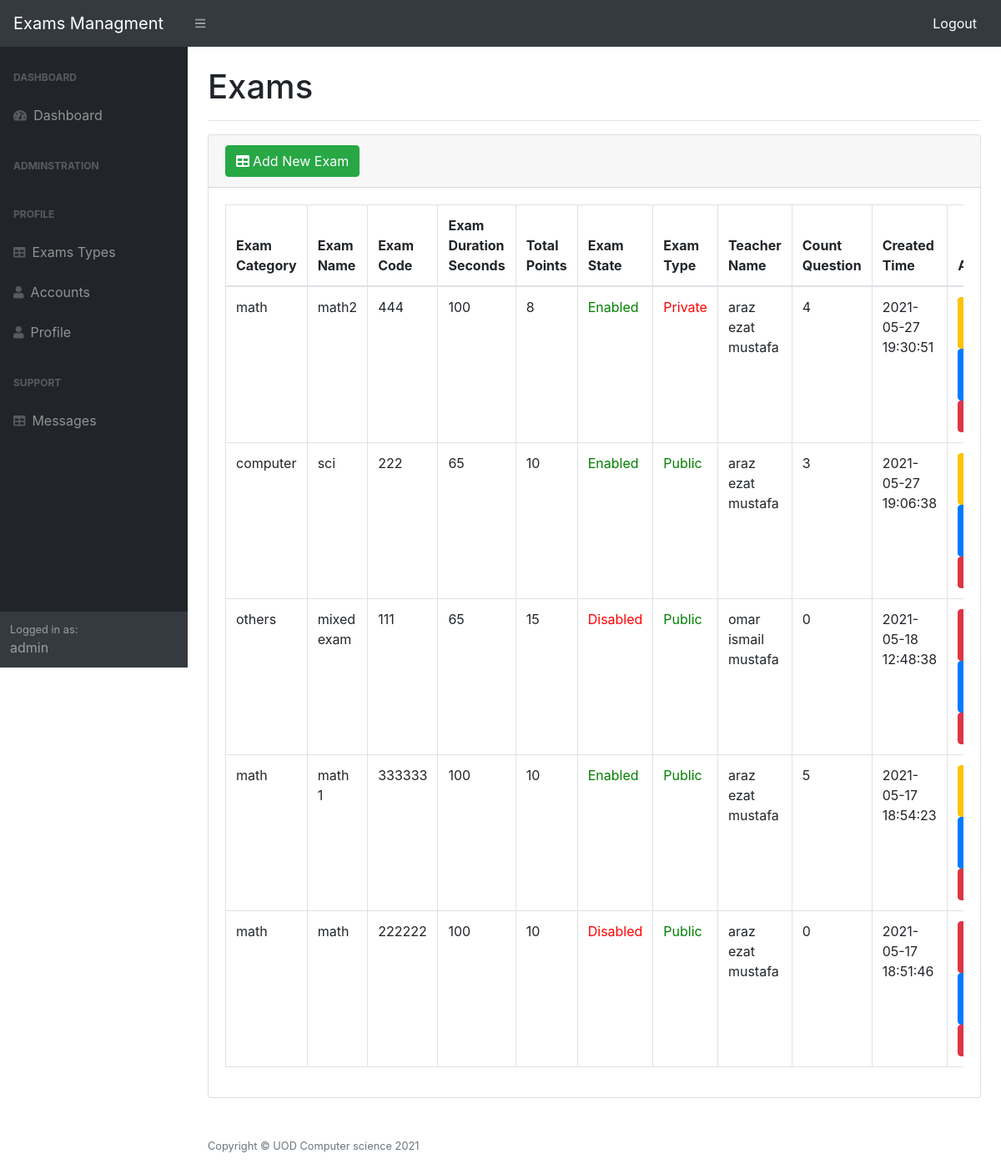
/admin/exams.php (signed in), run on the app's committed database.
### tables this page shows
CREATE TABLE `exams` (
  `ide` int(255) NOT NULL,
  `examName` text NOT NULL,
  `examCode` varchar(50) NOT NULL,
  `exam_duration` int(11) NOT NULL,
  `isEnable` int(11) NOT NULL,
  `isPublic` int(11) NOT NULL,
  `isRand` int(11) NOT NULL,
  `totalPoints` int(11) NOT NULL,
  `accountId` int(255) NOT NULL,
  `class_id` int(11) NOT NULL,
  `exam_created_time` timestamp NOT NULL DEFAULT current_timestamp()
);

CREATE TABLE `class` (
  `class_id` int(11) NOT NULL,
  `class_name` varchar(255) NOT NULL
);

CREATE TABLE `accounts` (
  `id` int(255) NOT NULL,
  `name` varchar(30) NOT NULL,
  `fullName` varchar(100) NOT NULL,
  `email` varchar(50) NOT NULL,
  `password` varchar(150) NOT NULL,
  `gender` varchar(20) NOT NULL,
  `age` int(11) NOT NULL,
  `role` varchar(10) NOT NULL,
  `created_time` timestamp NOT NULL DEFAULT current_timestamp() ON UPDATE current_timestamp()
);

### admin/exams.php (the view, shortened to what this page needs)
<?php
require_once 'header.php';
?>
            <div id="layoutSidenav_content">
                <main>
                    <div class="container-fluid">
                        <h1 class="mt-4">Exams</h1>
                        <hr>
                        <div class="card mb-4">
                            <div class="card-header">
                               <button class="btn btn-success" data-toggle="modal" data-target="#exampleModal" data-whatever="@mdo">  <i class="fas fa-table mr-1"></i>Add New Exam </button>
                            </div>
                            <div class="card-body">
                                <div class="table-responsive">
                                    <table class="table table-bordered" width="100%" cellspacing="0">
                                        <thead>
                                            <tr>
                                                <th>Exam Category</th>
                                                <th>Exam Name</th>
                                                <th>Exam Code</th>
                                                <th>Exam Duration Seconds</th>
                                                <th>Total Points</th>
                                                <th>Exam State</th>
                                                <th>Exam Type</th>
                                                <th>Teacher Name</th>
                                                <th>Count Question</th>
                                                <th>Created Time</th>
                                                <th>Actions</th>
                                            </tr>
                                        </thead>
                                        <tbody>
                                             <?php
                                                 $query = "SELECT class.*,exams.*,accounts.*,(SELECT count(*) from questions where exams.ide = examId) as countquestion
                                                  FROM `exams`,`accounts`,`class`
                                                 where exams.accountId = accounts.id and exams.class_id = class.class_id order by exams.ide DESC";
                                                 $run = mysqli_query($con,$query) or die('mysql error');
                                                 while ($user = mysqli_fetch_assoc($run)) {
                                                    echo '
                                                    <tr>
                                                      <td>'.$user['class_name'].'</td>
                                                      <td>'.$user['examName'].'</td>
                                                       <td>'.$user['examCode'].'</td>
                                                       <td>'.$user['exam_duration'].'</td>';
                                                      echo '<td>'.$user['totalPoints'].'</td>';
                                                        if($user['isEnable'] == 1){
                                                            echo '<td style="color:green">Enabled</td>';
                                                        }else{
                                                            echo '<td style="color:red">Disabled</td>';
                                                        }
                                                      if($user['isPublic'] == 1){
                                                          echo '<td style="color:green">Public</td>';
                                                      }else{
                                                          echo '<td style="color:red">Private</td>';
                                                      }
                                                       echo '<td>'.$user['fullName'].'</td>
                                                       <td>'.$user['countquestion'].'</td>
                                                       <td>'.$user['exam_created_time'].'</td>
                                                       <td>';
                                                       if($user['isEnable'] == 1){
                                                        echo '<a class="btn btn-warning" href="?Publish=0&ide='.$user['ide'].'" onclick="return confirm(\'Are you sure you want to UnPublish Exam?\');">UnPublish Exam</a>';
                                                      }else{
                                                        echo '<a class="btn btn-danger" href="?Publish=1&ide='.$user['ide'].'" onclick="return confirm(\'Are you sure you want to Publish Exam?\');">Publish Exam</a>';
                                                      }
                                                       echo '<a href="qustions.php?id='.$user['ide'].'" class="btn btn-primary">EXAM QUESTIONS</a>
                                                       <a class="btn btn-danger" href="?delete='.$user['ide'].'" onclick="return confirm(\'Are you sure you want to delete this Exam?\');">Delete</a></td>
                                                    </tr>
                                                    ';
                                                  }
                                            ?>
                                        </tbody>
                                    </table>
                                </div>
                            </div>
                        </div>
                    </div>
                </main>
<?php
require_once 'footer.php';
?>

### data on the page
exams: class.class_name "math", examName "math2", examCode "444", exam_duration "100", totalPoints "8", isEnable "Enabled", isPublic "Private", accountId.fullName "araz ezat mustafa", countquestion "4", exam_created_time "2021-05-27 19:30:51"
exams: class.class_name "computer", examName "sci", examCode "222", exam_duration "65", totalPoints "10", isEnable "Enabled", isPublic "Public", accountId.fullName "araz ezat mustafa", countquestion "3", exam_created_time "2021-05-27 19:06:38"
exams: class.class_name "others", examName "mixed exam", examCode "111", exam_duration "65", totalPoints "15", isEnable "Disabled", isPublic "Public", accountId.fullName "omar ismail mustafa", countquestion "0", exam_created_time "2021-05-18 12:48:38"
exams: class.class_name "math", examName "math 1", examCode "333333", exam_duration "100", totalPoints "10", isEnable "Enabled", isPublic "Public", accountId.fullName "araz ezat mustafa", countquestion "5", exam_created_time "2021-05-17 18:54:23"
exams: class.class_name "math", examName "math", examCode "222222", exam_duration "100", totalPoints "10", isEnable "Disabled", isPublic "Public", accountId.fullName "araz ezat mustafa", countquestion "0", exam_created_time "2021-05-17 18:51:46"

### other printed values
$_SESSION['user-role'] "admin"
